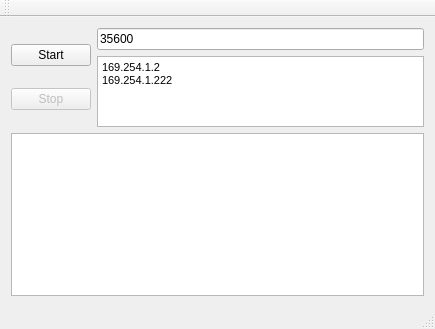
<?xml version="1.0" encoding="UTF-8"?>
<ui version="4.0">
 <class>MainWindow</class>
 <widget class="QMainWindow" name="MainWindow">
  <property name="geometry">
   <rect>
    <x>0</x>
    <y>0</y>
    <width>435</width>
    <height>329</height>
   </rect>
  </property>
  <property name="windowTitle">
   <string>MainWindow</string>
  </property>
  <widget class="QWidget" name="centralWidget">
   <layout class="QVBoxLayout" name="verticalLayout_3">
    <item>
     <layout class="QHBoxLayout" name="horizontalLayout">
      <item>
       <layout class="QVBoxLayout" name="verticalLayout">
        <item>
         <widget class="QPushButton" name="bnStart">
          <property name="text">
           <string>Start</string>
          </property>
         </widget>
        </item>
        <item>
         <widget class="QPushButton" name="bnStop">
          <property name="enabled">
           <bool>false</bool>
          </property>
          <property name="text">
           <string>Stop</string>
          </property>
         </widget>
        </item>
       </layout>
      </item>
      <item>
       <layout class="QVBoxLayout" name="verticalLayout_2">
        <item>
         <widget class="QLineEdit" name="lineEdit">
          <property name="text">
           <string>35600</string>
          </property>
         </widget>
        </item>
        <item>
         <widget class="QTextEdit" name="textEdit_2">
          <property name="sizePolicy">
           <sizepolicy hsizetype="Expanding" vsizetype="Maximum">
            <horstretch>0</horstretch>
            <verstretch>0</verstretch>
           </sizepolicy>
          </property>
          <property name="maximumSize">
           <size>
            <width>16777215</width>
            <height>100</height>
           </size>
          </property>
          <property name="html">
           <string>&lt;!DOCTYPE HTML PUBLIC &quot;-//W3C//DTD HTML 4.0//EN&quot; &quot;http://www.w3.org/TR/REC-html40/strict.dtd&quot;&gt;
&lt;html&gt;&lt;head&gt;&lt;meta name=&quot;qrichtext&quot; content=&quot;1&quot; /&gt;&lt;style type=&quot;text/css&quot;&gt;
p, li { white-space: pre-wrap; }
&lt;/style&gt;&lt;/head&gt;&lt;body style=&quot; font-family:'MS Shell Dlg 2'; font-size:8.25pt; font-weight:400; font-style:normal;&quot;&gt;
&lt;p style=&quot; margin-top:0px; margin-bottom:0px; margin-left:0px; margin-right:0px; -qt-block-indent:0; text-indent:0px;&quot;&gt;&lt;span style=&quot; font-size:8pt;&quot;&gt;169.254.1.2&lt;/span&gt;&lt;/p&gt;
&lt;p style=&quot; margin-top:0px; margin-bottom:0px; margin-left:0px; margin-right:0px; -qt-block-indent:0; text-indent:0px;&quot;&gt;&lt;span style=&quot; font-size:8pt;&quot;&gt;169.254.1.222&lt;/span&gt;&lt;/p&gt;
&lt;p style=&quot;-qt-paragraph-type:empty; margin-top:0px; margin-bottom:0px; margin-left:0px; margin-right:0px; -qt-block-indent:0; text-indent:0px; font-size:8pt;&quot;&gt;&lt;br /&gt;&lt;/p&gt;&lt;/body&gt;&lt;/html&gt;</string>
          </property>
         </widget>
        </item>
       </layout>
      </item>
     </layout>
    </item>
    <item>
     <widget class="QTextEdit" name="textEdit"/>
    </item>
   </layout>
  </widget>
  <widget class="QMenuBar" name="menuBar">
   <property name="geometry">
    <rect>
     <x>0</x>
     <y>0</y>
     <width>435</width>
     <height>21</height>
    </rect>
   </property>
  </widget>
  <widget class="QToolBar" name="mainToolBar">
   <attribute name="toolBarArea">
    <enum>TopToolBarArea</enum>
   </attribute>
   <attribute name="toolBarBreak">
    <bool>false</bool>
   </attribute>
  </widget>
  <widget class="QStatusBar" name="statusBar"/>
 </widget>
 <layoutdefault spacing="6" margin="11"/>
 <resources/>
 <connections/>
</ui>
